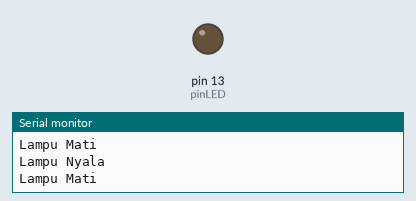
Bench run of a sketch on a simulated Arduino Uno, built with avr-gcc and run on an emulated ATmega328P. Shown: output pins drawn as LEDs (lit = HIGH), the last lines printed to the serial monitor.

Above: at 0.5 s.
At 2.65 s:
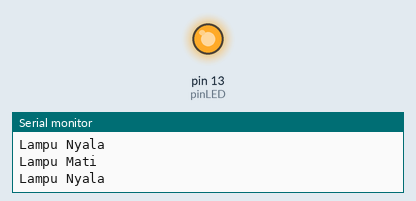
Timing chart, 0 to 3.0 s (numbered marks = the images above):
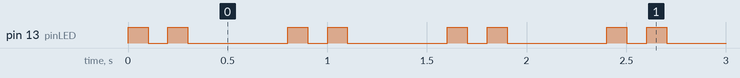

The sketch:

belajarLED.ino
```cpp
int pinLED = 13;


void setup() {
  // put your setup code here, to run once:
   pinMode(pinLED, OUTPUT); //Menyiapkan LED siap Bekerja
   Serial.begin(9600);
   Serial.println("Alat Menyala Dan Siap Digunakan");
}

void loop() {
  // put your main code here, to run repeatedly:

  digitalWrite(pinLED, HIGH); // Menyalakan LED Board Arduino
  Serial.println("Lampu Nyala");
  delay(100);
  digitalWrite(pinLED, LOW); //Mematikan LED Board Arduino
  Serial.println("Lampu Mati");
  delay(100);
  digitalWrite(pinLED, HIGH);
  Serial.println("Lampu Nyala");
  delay(100);
  digitalWrite(pinLED, LOW);
  Serial.println("Lampu Mati");
  delay(500);

  digitalWrite(pinLED, HIGH);
  Serial.println("Lampu Nyala");
  delay(100);
  digitalWrite(pinLED, LOW);
  Serial.println("Lampu Mati");
  delay(100);
  digitalWrite(pinLED, HIGH);
  Serial.println("Lampu Nyala");
  delay(100);
  digitalWrite(pinLED, LOW);
  Serial.println("Lampu Mati");
  delay(500);


}
```

Measured:
- by itself, pin 13 (pinLED): repeats every 0.80 s: LOW 0.10 s, HIGH 0.10 s, LOW 0.50 s, HIGH 0.10 s
- by itself, everything shown: repeats every 0.80 s, in 4 steps
